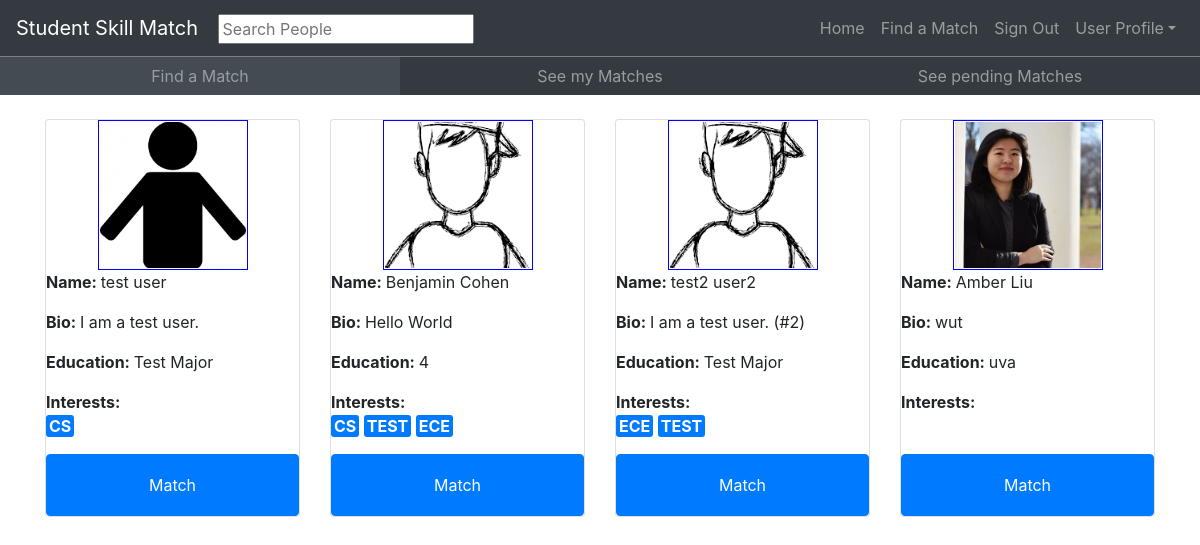
The page /match/showprofiles (signed in) on the database its author committed.
### user_profile/models.py (models this page shows, shortened)
class profile(models.Model):
    profile_pic = models.ImageField(upload_to='profile_pictures')
    profile_background_image = models.ImageField(upload_to='profile_backgrounds')
    profile_bio = models.CharField(max_length=200)
    profile_education = models.CharField(max_length=100)
    profile_interests = models.CharField(max_length=100)
    profile_contact_info = models.CharField(max_length=100)
    profile_user = models.ForeignKey(User, on_delete=models.CASCADE)

class InterestTag(models.Model):
    tag_name = models.CharField(max_length=100)
    tag_active = models.BooleanField(default=True)
    tag_user = models.ForeignKey(User, on_delete=models.CASCADE)

### match_site/views.py (the view)
# urls.py: path('showprofiles', views.ShowPotentialMatchesView, name="Show Potential Match Profiles"),
def ShowPotentialMatchesView(request):
    template_name = ''
    if(request.user.is_authenticated):
        template_name = 'match_site/potential_match_list.html'
    else:
        template_name = 'not_logged_in.html'
        return render(request, template_name, context)
    profile_list=list(profile.objects.exclude(profile_user=request.user))
    match_list=MatchSelection.objects.filter(
            Q(user_one=request.user)|Q(user_two=request.user)
    )
    potential_match_list = []
    for i in range(len(profile_list)):
        if(InterestTag.objects.filter(tag_user=profile_list[i].profile_user).exists()):
            interests = list(InterestTag.objects.filter(tag_user=profile_list[i].profile_user))
        else:
            interests = []
        if(len(list(match_list.filter(user_two=profile_list[i].profile_user)))==0):
            potential_match_list.append([
                    profile_list[i],
                    len(list(match_list.filter(user_one=profile_list[i].profile_user)))!=0,
                    len(list(match_list.filter(user_two=profile_list[i].profile_user)))!=0,
                    interests,
                    CalcMatchLevel(request, request.user, profile_list[i].profile_user)
            ])
    potential_match_list = sorted(potential_match_list, reverse=True, key = lambda x: x[4])
    context={
            "profile_list":potential_match_list
            }
    return render(request, template_name, context)

### match_site/views.py (called while the page is built)
def CalcMatchLevel(request, user, potential_match):
    user_interests = set(x.tag_name for x in InterestTag.objects.filter(tag_user=request.user))
    pm_interests = set(x.tag_name for x in InterestTag.objects.filter(tag_user=potential_match))
    similar = user_interests.intersection(pm_interests)
    if((len(user_interests)+len(pm_interests)-len(similar)) == 0):
        return 0
    similarity_score = float(len(similar)) / (len(user_interests)+len(pm_interests)-len(similar))
    return similarity_score

### match_site/templates/match_site/potential_match_list.html (shortened to what this page needs)
{% extends "base.html" %}
{% load static %}
{% block content %}
<div id="find-match-page">
{% include "match_site/match.html" %}
</div>
<div>
  <div class="container">
    <div class="row">
      {% if not profile_list %}
      <div class="container">
        <h2 style="text-align:center;">
          No new potential matches right now, please check back again later!
        </h2>
      </div>
      {% else %}
        {% for p in profile_list %}
        <div class="col-md-3">
          <div class="card h-100" >
            <img src="{% get_media_prefix %}{{ p.0.profile_pic }}" class="img-circle profilepic" style = "width:150px; height:150px;">
            <p><strong>Name: </strong>{{ p.0.profile_user.get_full_name }} </p>
            <p><strong>Bio: </strong> {{ p.0.profile_bio }} </p>
            <p><strong>Education: </strong> {{ p.0.profile_education }} </p>
            <div style="margin-bottom: auto;"><strong>Interests: </strong>
              <div>
                {% for tag in p.3 %}
                <div class="interest-tag"> {{ tag.tag_name }} </div>
                {% endfor %}
              </div>
            </div>
            {% if p.2 and not p.1 %}
            <div style="background:orange" class="btn matchbutton btn-primary">Match Pending<br/>Unmatch?</div>
            {% elif p.1 and p.2 %}
            <div style="background:green" class="btn matchbutton btn-primary">Matched<br/>Unmatch?</div>
            {% else %}
            <div style="line-height:48px" class="btn matchbutton btn-primary">Match</div>
            {% endif %}
          </div>
        </div>
        {% endfor %}
      {% endif %}
    </div>
  </div>
  {% endblock %}

### static/assets/css/style.css (style rules this page uses)
.profilepic { width:150px; height:150px; padding:1px; border:1px solid #021a40; border-color:blue; margin-left: auto; margin-right: auto; object-fit: cover; }
.interest-tag { position: relative; display: inline-block; line-height: 1; text-align: center; border-radius: 3px; border-style: solid; white-space: nowrap; background: #007bff; border-color: #007bff; font-weight: bold; color: white; }

### rows shown on the page
profile: profile_pic (picture), profile_user.last_name "test user", profile_bio "I am a test user.", profile_education "Test Major"
InterestTag: tag_name "CS"
profile: profile_pic (picture), profile_user.last_name "Benjamin Cohen", profile_bio "Hello World", profile_education "4"
InterestTag: tag_name "CS"
InterestTag: tag_name "TEST"
InterestTag: tag_name "ECE"
profile: profile_pic (picture), profile_user.last_name "test2 user2", profile_bio "I am a test user. (#2)", profile_education "Test Major"
InterestTag: tag_name "ECE"
InterestTag: tag_name "TEST"
profile: profile_pic (picture), profile_user.last_name "Amber Liu", profile_bio "wut", profile_education "uva"
